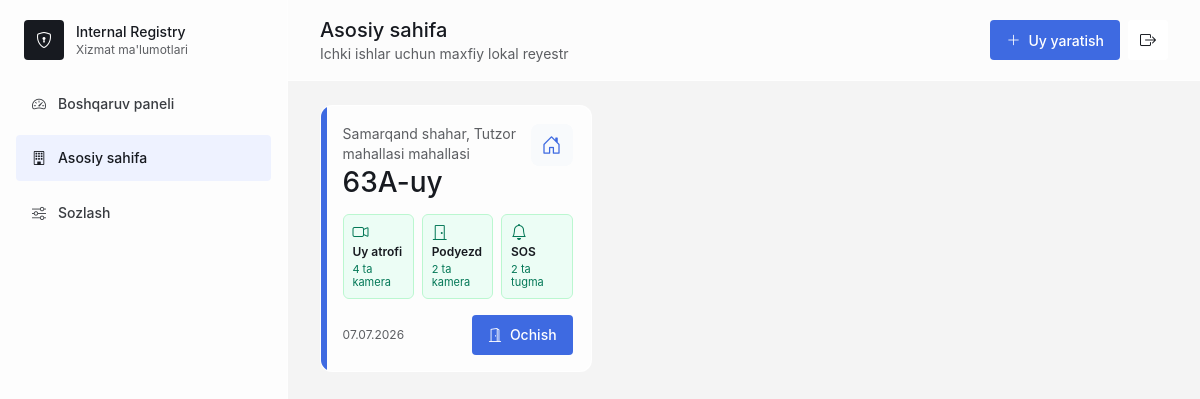
The page /houses/ (signed in) on the database its author committed.
### registry/models.py (models this page shows, shortened)
class House(models.Model):
    COLOR_CHOICES = [
        ("blue", "Ko'k"),
        ("green", "Yashil"),
        ("red", "Qizil"),
        ("amber", "Sariq"),
        ("slate", "Kulrang"),
    ]
    house_number = models.CharField(max_length=40)
    street_name = models.CharField(max_length=180)
    room_count = models.PositiveIntegerField()
    entrance_count = models.PositiveIntegerField(default=4)
    apartments_per_entrance = models.PositiveIntegerField(default=8)
    color = models.CharField(max_length=20, choices=COLOR_CHOICES, default="blue")
    entrance_camera = models.BooleanField(default=False)
    entrance_camera_count = models.PositiveIntegerField(blank=True, null=True)
    yard_camera = models.BooleanField(default=False)
    yard_camera_count = models.PositiveIntegerField(blank=True, null=True)
    entrance_sos_button = models.BooleanField(default=False)
    entrance_sos_button_count = models.PositiveIntegerField(blank=True, null=True)
    created_at = models.DateTimeField(auto_now_add=True)
    updated_at = models.DateTimeField(auto_now=True)
    class Meta:
        ordering = ["-created_at"]
        constraints = [
            models.UniqueConstraint(
                fields=["house_number", "street_name"],
                name="unique_house_per_street",
            )
        ]

### registry/views.py (the view)
# urls.py: path("houses/", login_required(views.house_list), name="house_list"),
def house_list(request):
    houses = House.objects.annotate(
        occupied_rooms=Count("rooms", filter=Q(rooms__residents__isnull=False), distinct=True),
        serious_attention=Count("rooms__residents", filter=SERIOUS_HOUSE_Q, distinct=True),
        penal_institution_count=Count("rooms__residents", filter=Q(rooms__residents__penal_institution=True), distinct=True),
        social_assistance_count=Count("rooms__residents", filter=Q(rooms__residents__needs_social_assistance=True), distinct=True),
    ).order_by("-created_at")
    paginator = Paginator(houses, 6)
    page_obj = paginator.get_page(request.GET.get("page"))
    return render(
        request,
        "registry/house_list.html",
        {"page_title": "Asosiy sahifa", "page_obj": page_obj},
    )

### registry/templates/registry/house_list.html (shortened to what this page needs)
{% extends "registry/base.html" %}
{% block content %}
<section class="house-card-grid">
    {% for house in page_obj %}
    <article class="house-card house-card-compact house-color-{{ house.color }}">
        <div class="flex items-start justify-between gap-3">
            <div>
                <p class="text-sm text-[#5C5E62]">{{ house.street_name }} mahallasi</p>
                <h2>{{ house.house_number }}-uy</h2>
            </div>
            <span class="house-icon"><i class="bi bi-house-door"></i></span>
        </div>
        <div class="house-security-card-list">
            <span class="{% if house.yard_camera %}ok{% endif %}">
                <i class="bi bi-camera-video"></i>
                <strong>Uy atrofi</strong>
                {% if house.yard_camera %}{{ house.yard_camera_count|default:"bor" }} ta kamera{% else %}kamera yo'q{% endif %}
            </span>
            <span class="{% if house.entrance_camera %}ok{% endif %}">
                <i class="bi bi-door-closed"></i>
                <strong>Podyezd</strong>
                {% if house.entrance_camera %}{{ house.entrance_camera_count|default:"bor" }} ta kamera{% else %}kamera yo'q{% endif %}
            </span>
            <span class="{% if house.entrance_sos_button %}ok{% endif %}">
                <i class="bi bi-bell"></i>
                <strong>SOS</strong>
                {% if house.entrance_sos_button %}{{ house.entrance_sos_button_count|default:"bor" }} ta tugma{% else %}tugma yo'q{% endif %}
            </span>
        </div>
        <div class="mt-auto flex items-center justify-between gap-3">
            <p class="text-xs text-[#5C5E62]">{{ house.created_at|date:"d.m.Y" }}</p>
            <a class="btn-primary" href="{% url 'registry:house_detail' house.pk %}"><i class="bi bi-door-open"></i> Ochish</a>
        </div>
    </article>
    {% empty %}
    <div class="panel text-center"><p class="empty">Uylar topilmadi.</p></div>
    {% endfor %}
</section>
{% endblock %}

### registry/static/registry/css/app.css (style rules this page uses)
* { box-sizing: border-box; }
body { font-family: -apple-system, BlinkMacSystemFont, "Segoe UI", Arial, sans-serif; letter-spacing: 0; }
.btn-primary, .btn-secondary, .btn-danger, .filter-btn, .page-btn { display:inline-flex; align-items:center; gap:.5rem; min-height:40px; border-radius:4px; padding:.45rem 1rem; font-size:14px; font-weight:500; transition:.33s; }
.btn-primary { background:#3E6AE1; color:#fff; }
.house-card { display:grid; gap:1rem; align-items:center; border-radius:12px; background:rgba(255,255,255,.82); border:1px solid rgba(255,255,255,.95); padding:1.25rem; transition:.33s; }
.house-card h2 { font-size:24px; font-weight:500; }
.house-card { position:relative; overflow:hidden; }
.house-card::before { content:""; position:absolute; inset:0 auto 0 0; width:6px; background:#3E6AE1; }
.house-card-grid { display:grid; grid-template-columns:repeat(auto-fill,minmax(260px,1fr)); gap:1rem; }
.house-card-compact { min-height:230px; align-content:stretch; padding:1.15rem 1.15rem 1rem 1.35rem; }
.house-card-compact h2 { margin-top:.15rem; font-size:28px; line-height:1.1; }
.house-icon { display:grid; height:42px; width:42px; flex:0 0 auto; place-items:center; border-radius:8px; background:#f8fafc; color:#3E6AE1; font-size:20px; }
.house-color-blue::before, .house-color-bg-blue { background:#3E6AE1; }
.house-security-card-list { display:grid; grid-template-columns:repeat(3,minmax(0,1fr)); gap:.5rem; }
.house-security-card-list span { display:flex; min-height:74px; flex-direction:column; justify-content:center; gap:.18rem; border:1px solid #fecdd3; border-radius:6px; background:#fff1f2; padding:.55rem; color:#be123c; font-size:11px; line-height:1.2; }
.house-security-card-list span.ok { border-color:#bbf7d0; background:#ecfdf5; color:#047857; }
.house-security-card-list i { font-size:16px; }
.house-security-card-list strong { color:#171A20; font-size:12px; font-weight:600; }

### rows shown on the page
House: street_name "Samarqand shahar, Tutzor mahallasi", house_number "63A", yard_camera_count "4", entrance_camera_count "2", entrance_sos_button_count "2", created_at "07.07.2026"

### other values the page prints
{{ page_title|default:"Boshqaruv paneli" }} "Asosiy sahifa"
